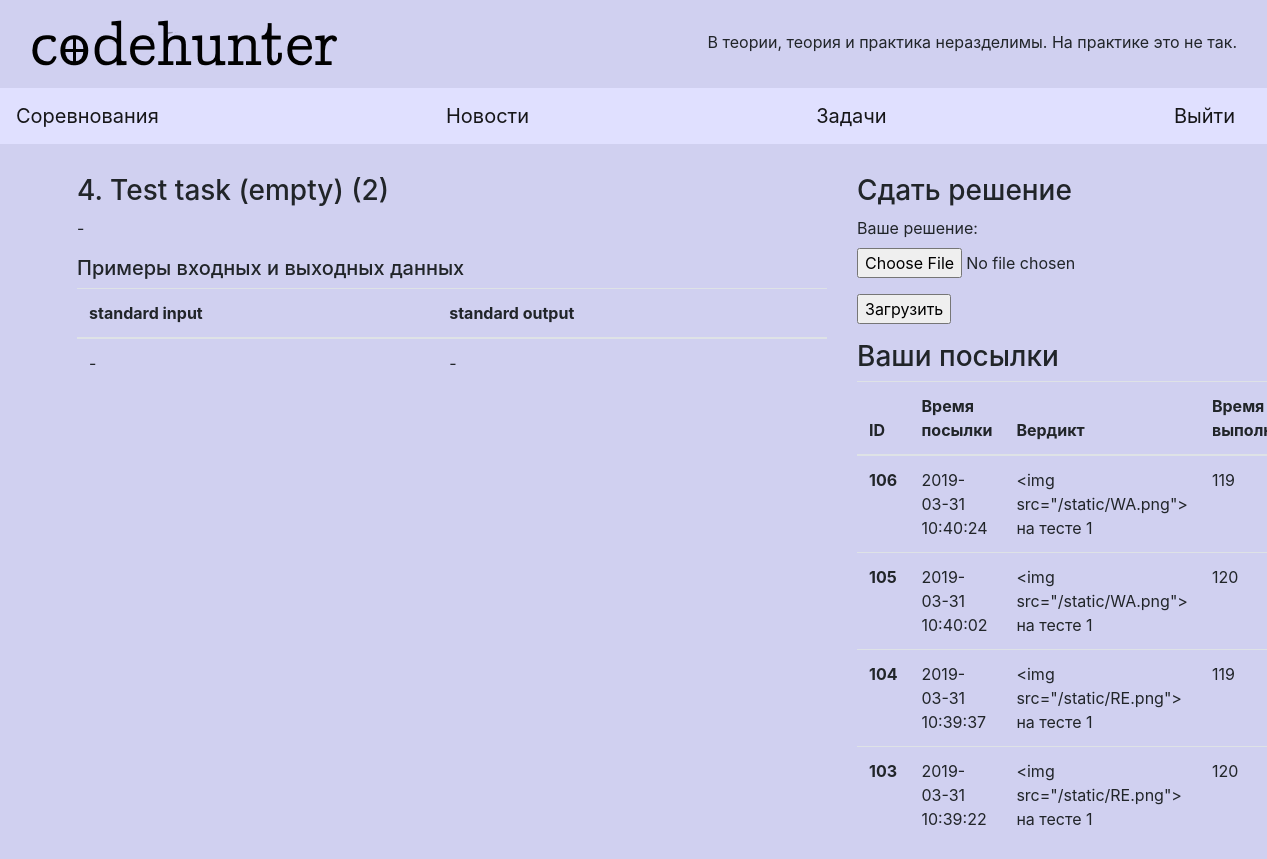
The app's page /problems/4 (signed in) with its own data.
### database.py (models this page shows)
class ProblemItself(db.Model):
    id = db.Column(db.Integer, primary_key=True)
    title = db.Column(db.String(100), unique=False, nullable=False)
    statement = db.Column(db.String(5000), unique=False, nullable=False)
    public = db.Column(db.Boolean, unique=False, nullable=False)

class Example(db.Model):
    id = db.Column(db.Integer, primary_key=True)
    example_in = db.Column(db.String(5000), unique=False, nullable=False)
    example_out = db.Column(db.String(5000), unique=False, nullable=False)
    task_id = db.Column(db.Integer,
                        db.ForeignKey('problem_itself.id'),
                        nullable=False)
    task = db.relationship('ProblemItself', backref='Examples', lazy=True)

class Solution(db.Model):
    id = db.Column(db.Integer, primary_key=True)
    submission_time = db.Column(db.DateTime, unique=False, nullable=False)
    test_case = db.Column(db.Integer, unique=False, nullable=False)
    max_time = db.Column(db.Integer, unique=False, nullable=False)
    verdict = db.Column(db.String(3), unique=False, nullable=False)
    problem_id = db.Column(db.Integer, unique=False, nullable=False)
    solution_code = db.Column(db.String(64000), unique=False, nullable=False)
    user_id = db.Column(db.Integer,
                        db.ForeignKey('user.id'),
                        nullable=False)
    user = db.relationship('User',
                           backref=db.backref('Solutions',
                           lazy=True))

### flask_app.py (the view, shortened to what this page needs)
@app.route('/problems/<int:p_id>', methods=['GET', 'POST'])
def solve_problem(p_id):
    if not 'username' in session:
        return redirect('/login')
    problem = ProblemItself.query.filter_by(id=p_id).first()
    examples = problem.Examples
    print(examples[0].example_in)
    form = SolveProblemForm()
    runs = Solution.query.filter_by(problem_id=p_id, user_id=session['user_id']).all()
    runs.sort(key=lambda item: item.submission_time, reverse=True)
    beautiful_runs = transform(runs)
    return render_template('solve_problem.html', problem=problem,
                           examples=examples, form=form, runs=beautiful_runs)

### add_news.py
class SolveProblemForm(FlaskForm):
    code = FileField('Ваше решение: ', validators=[DataRequired()])
    submit = SubmitField('Загрузить')

### things.py (called while the page is built)
def transform(runs):
    key = {"WA": '<img src="{}"> на тесте '.format(url_for('static', filename='WA.png')),
           "AC": '<img src="{}">'.format(url_for('static', filename='AC.png')),
           "TL": '<img src="{}"> на тесте '.format(url_for('static', filename='TL.png')),
           "RE": '<img src="{}"> на тесте '.format(url_for('static', filename='RE.png')),
           "T": "Выполняется на тесте ",
           "Q": "В очереди"}
    for index, run in enumerate(runs):
        runs[index].verdict = key[runs[index].verdict]
        runs[index].submission_time = str(runs[index].submission_time).split('.')[0]
        if runs[index].verdict.endswith(' '):
            runs[index].verdict += str(runs[index].test_case)
    return runs

### templates/solve_problem.html (shortened to what this page needs)
{% extends "base.html" %}
{% block content %}
<div class="container">
	<div class="row">
		<div class="col-8">
			<h3>{{problem.id}}. {{problem.title}}</h3>
			<p>{{problem.statement}}</p>
			<h5>Примеры входных и выходных данных</h5>
		    	<table class="table">
				  <thead>
				    <tr>
				      <th scope="col">standard input</th>
				      <th scope="col">standard output</th>
				    </tr>
				  </thead>
				  <tbody>
				  	{% for item in examples %}
				  	<tr>
				      <td>{{item.example_in|safe}}</td>
				      <td>{{item.example_out|safe}}</td>
				    </tr>
				  	{% endfor %}
				  </tbody>
				</table>
		</div>
		<div class="col-4">
			<h3>Сдать решение</h3>
		    <form action="" method="post" enctype="multipart/form-data">
		        <p>
		            {{ form.code.label }}<br>
		            {{ form.code }}<br>
		        </p>
		        <p>{{ form.submit() }}</p>
		    </form>
		    <h3>Ваши посылки</h3>
		    	{% if not runs %}
		    	<h5>Вы еще не отправляли ни одного решения.</h5>
		    	{% else %}
				<table class="table">
				  <thead>
				    <tr>
				      <th scope="col">ID</th>
				      <th scope="col">Время посылки</th>
				      <th scope="col">Вердикт</th>
				      <th scope="col">Время выполнения</th>
				    </tr>
				  </thead>
				  <tbody>
				  	{% for solution in runs %}
				    <tr>
				      <th scope="row">{{solution.id}}</th>
				      <td>{{solution.submission_time}}</td>
				      <td>{{solution.verdict}}</td>
				      <td>{{solution.max_time}}</td>
				    </tr>
				    {% endfor %}
				  </tbody>
				</table>
				{% endif %}
		</div>
	</div>
</div>
 {% endblock %}

### templates/base.html (style rules this page uses)
.container { margin-left: auto; margin-top: 30px; margin-right: 50px; padding-left: 0px; padding-right: 0px; }

### records on screen
ProblemItself: id "4", title "Test task (empty) (2)", statement "-"
Example: example_in "-", example_out "-"
Solution: id "106", submission_time "2019-03-31 10:40:24", verdict "<img src=\"/static/WA.png\"> на тесте 1", max_time "119"
Solution: id "105", submission_time "2019-03-31 10:40:02", verdict "<img src=\"/static/WA.png\"> на тесте 1", max_time "120"
Solution: id "104", submission_time "2019-03-31 10:39:37", verdict "<img src=\"/static/RE.png\"> на тесте 1", max_time "119"
Solution: id "103", submission_time "2019-03-31 10:39:22", verdict "<img src=\"/static/RE.png\"> на тесте 1", max_time "120"
